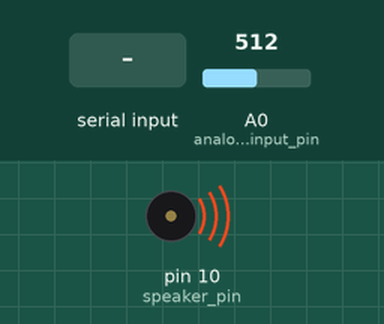
Simulated run of this sketch. Board: Arduino Uno, built with avr-gcc and run on an emulated ATmega328P. Shown: buzzer (waves = sounding). The inputs (shaded band) are chosen by the test bench; at power-on: A0 (analog_input_pin) = 512.

Above: at 1.2 s.
1.3 s: "1" received over Serial
At 3.4 s:
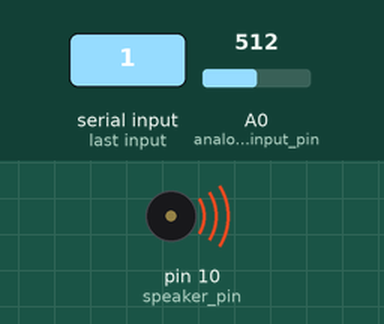
Timing chart, 0 to 4.9 s (numbered marks = the images above; inputs shaded):
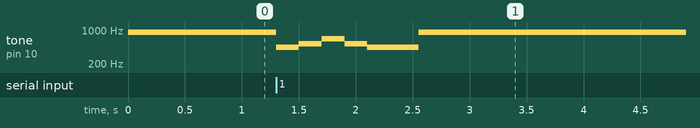

Measured:
- after the input at 1.3 s, tone on pin 10 (speaker_pin): plays 440 Hz for 0.20 s, 523 Hz for 0.20 s, 659 Hz for 0.20 s, 523 Hz for 0.20 s, 440 Hz for 0.45 s, 900 Hz for 7.4 s, starting at once

The sketch:

tone_example.ino
```cpp
short analog_input_pin = A0;
short speaker_pin = 10;

// Frequencies and note durations of a custom jingle.
int frequencies[] = { 440, 523, 659, 523, 440 };
int durations[] = { 200, 200, 200, 200, 450 };

void setup() {
  Serial.begin(115200);
}

void jingle() {
  for (int i = 0; i < 5; i++) {
    tone(speaker_pin, frequencies[i], durations[i]);
    delay(durations[i]);
  }
}

void loop() {
  // Create tone from analog input.
  int freq = 100 * ((analogRead(analog_input_pin) >> 6) + 1);
  tone(speaker_pin, freq);
  delay(5);

  // Play custom jingle whenever Serial data arrives.
  if (Serial.available()) {
    jingle();
    // Clear Serial input buffer.
    while (Serial.available()) {
      Serial.read();
    }
  }
}
```
